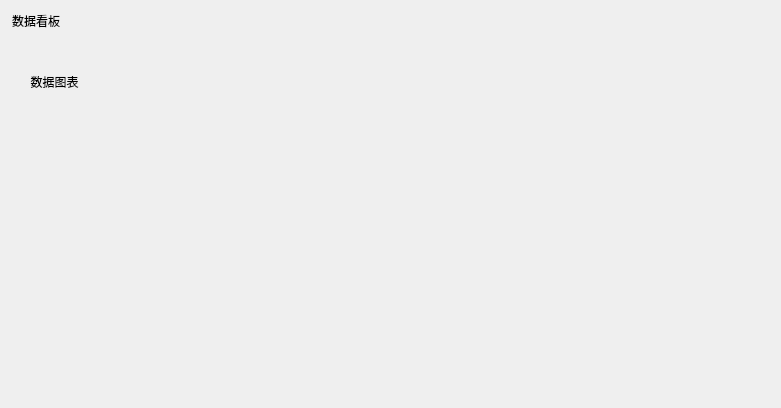
<?xml version="1.0" encoding="UTF-8"?>
<ui version="4.0">
 <class>DataWidgets</class>
 <widget class="QWidget" name="DataWidgets">
  <property name="geometry">
   <rect>
    <x>0</x>
    <y>0</y>
    <width>781</width>
    <height>408</height>
   </rect>
  </property>
  <property name="windowTitle">
   <string>Form</string>
  </property>
  <widget class="QGroupBox" name="HomeMenu">
   <property name="geometry">
    <rect>
     <x>10</x>
     <y>10</y>
     <width>511</width>
     <height>131</height>
    </rect>
   </property>
   <property name="styleSheet">
    <string notr="true">border:none;</string>
   </property>
   <property name="title">
    <string>数据看板</string>
   </property>
   <layout class="QHBoxLayout" name="horizontalLayout_3">
    <property name="spacing">
     <number>6</number>
    </property>
    <property name="leftMargin">
     <number>16</number>
    </property>
    <property name="topMargin">
     <number>36</number>
    </property>
    <property name="rightMargin">
     <number>16</number>
    </property>
    <property name="bottomMargin">
     <number>24</number>
    </property>
    <item>
     <widget class="QToolButton" name="Button_dataView">
      <property name="focusPolicy">
       <enum>Qt::StrongFocus</enum>
      </property>
      <property name="toolTip">
       <string>数据图表</string>
      </property>
      <property name="statusTip">
       <string>数据图表</string>
      </property>
      <property name="layoutDirection">
       <enum>Qt::LeftToRight</enum>
      </property>
      <property name="styleSheet">
       <string notr="true">QPushButton::icon {
  top: -2px;
  position: relative;
}</string>
      </property>
      <property name="text">
       <string>数据图表</string>
      </property>
      <property name="icon">
       <iconset resource="../resource.qrc">
        <normaloff>:/asset/titler/DataView.svg</normaloff>:/asset/titler/DataView.svg</iconset>
      </property>
      <property name="iconSize">
       <size>
        <width>48</width>
        <height>48</height>
       </size>
      </property>
      <property name="toolButtonStyle">
       <enum>Qt::ToolButtonTextUnderIcon</enum>
      </property>
     </widget>
    </item>
    <item>
     <spacer name="horizontalSpacer_2">
      <property name="orientation">
       <enum>Qt::Horizontal</enum>
      </property>
      <property name="sizeHint" stdset="0">
       <size>
        <width>40</width>
        <height>20</height>
       </size>
      </property>
     </spacer>
    </item>
   </layout>
  </widget>
 </widget>
 <resources>
  <include location="../resource.qrc"/>
 </resources>
 <connections/>
</ui>
